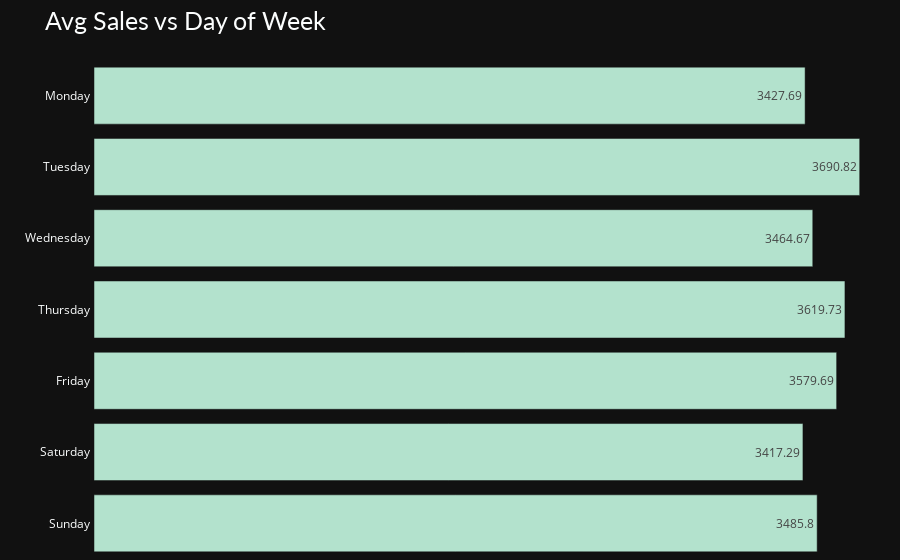

Notebook code cell kept with this figure:
### Markdown cell above
<h3><font color = 'red'><b>6. Which day sells the most product?

### Code cell
#data
df_dw_sa = order.groupby('day').agg({"sales":"mean"}).reset_index()
df_dw_sa.sales = round(df_dw_sa.sales,2)

#chart
fig = px.bar(df_dw_sa, y='day', x='sales', title='Avg Sales vs Day of Week',
              text='sales', color_discrete_sequence=px.colors.qualitative.Pastel2,
             category_orders=dict(day=["Monday","Tuesday","Wednesday","Thursday", "Friday","Saturday","Sunday"]))
fig.update_yaxes(showgrid=False, ticksuffix=' ', showline=False)
fig.update_xaxes(visible=False)
fig.update_layout(margin=dict(t=60, b=1, l=0, r=0), height=250,
                  hovermode="y unified",
                  yaxis_title=" ", template='plotly_dark',
                  title_font=dict(size=25, color='#FCFEFE', family="Lato, sans-serif"),
                  font=dict(color='#FCFEFE'),
                  hoverlabel=dict(bgcolor="#c6ccd8", font_size=13, font_family="Lato, sans-serif"))

### Figure 1 — Plotly figure (JSON) as saved in the notebook; plotly's stock layout.template omitted (floating-point values rounded to 4 significant figures)
{"data": [{"alignmentgroup": "True", "hovertemplate": "sales=%{text}<br>day=%{y}<extra></extra>", "legendgroup": "", "marker": {"color": "rgb(179,226,205)", "pattern": {"shape": ""}}, "name": "", "offsetgroup": "", "orientation": "h", "showlegend": false, "text": [3580.0, 3428.0, 3417.0, 3486.0, 3620.0, 3691.0, 3465.0], "textposition": "auto", "type": "bar", "x": [3580.0, 3428.0, 3417.0, 3486.0, 3620.0, 3691.0, 3465.0], "xaxis": "x", "y": ["Friday", "Monday", "Saturday", "Sunday", "Thursday", "Tuesday", "Wednesday"], "yaxis": "y"}], "layout": {"autosize": true, "barmode": "relative", "font": {"color": "#FCFEFE"}, "hoverlabel": {"bgcolor": "#c6ccd8", "font": {"family": "Lato, sans-serif", "size": 13}}, "hovermode": "y unified", "legend": {"tracegroupgap": 0}, "margin": {"b": 1, "l": 0, "r": 0, "t": 60}, "title": {"font": {"color": "#FCFEFE", "family": "Lato, sans-serif", "size": 25}, "text": "Avg Sales vs Day of Week"}, "xaxis": {"anchor": "y", "autorange": true, "domain": [0, 1], "range": [0, 3885.0], "title": {"text": "sales"}, "type": "linear", "visible": false}, "yaxis": {"anchor": "x", "autorange": true, "categoryarray": ["Sunday", "Saturday", "Friday", "Thursday", "Wednesday", "Tuesday", "Monday"], "categoryorder": "array", "domain": [0, 1], "range": [-0.5, 6.5], "showgrid": false, "showline": false, "ticksuffix": " ", "title": {"text": " "}, "type": "category"}}}
